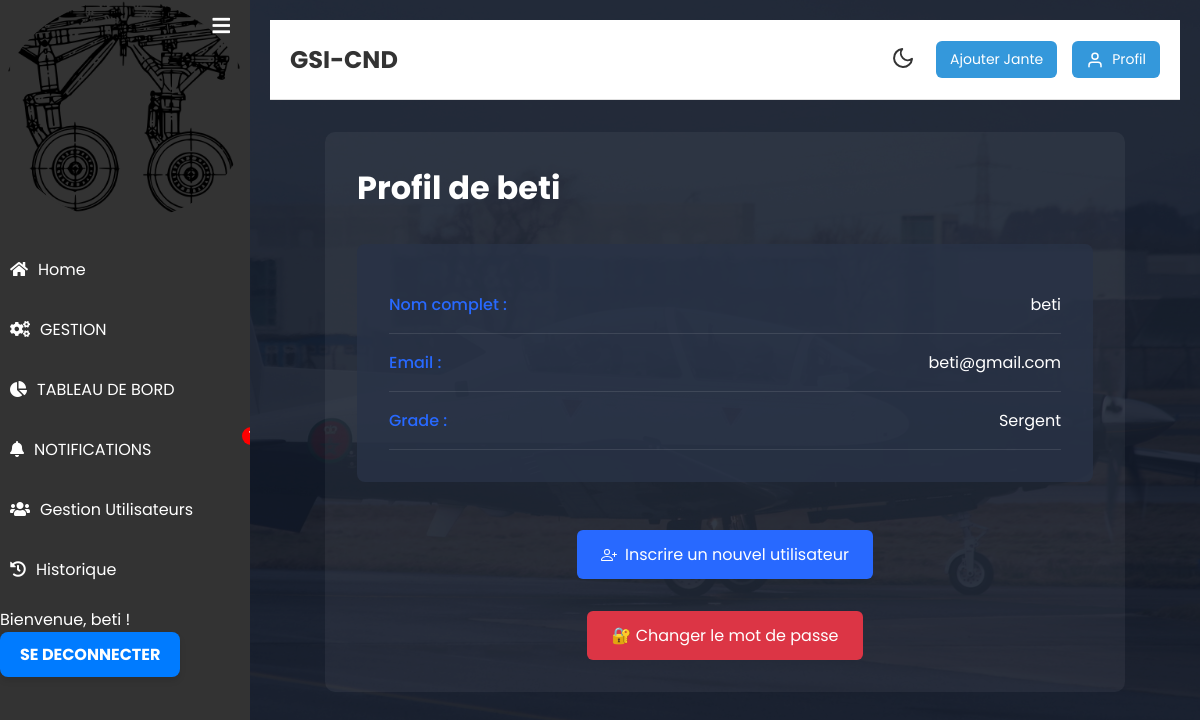
Screenshot of /profile/ (signed in) with the database file from the repository.
### authentification/models.py (models this page shows)
class User(AbstractUser):
    GRADE_CHOICES = (
        ('SGT', 'Sergent'),
        ('SCH', 'Sous-chef'),
        ('ADJ', 'Adjudant'),
        ('ADC', 'Adjudant-chef'),
        ('SLT', 'Sous-lieutenant'),
        ('LT', 'Lieutenant'),
        ('CNE', 'Capitaine'),
        ('CDT', 'Commandant'),
        ('LT-COL', 'Lieutenant-colonel'),
        ('COL', 'Colonel'),
    )
    grade = models.CharField(
        max_length=10,
        choices=GRADE_CHOICES,
        verbose_name='Grade',
        default='SGT'
    )
    def get_grade_display(self):
        return dict(self.GRADE_CHOICES).get(self.grade, self.grade)

### blog/views.py (the view)
# urls.py: path('profile/', blog_views.user_profile, name='user_profile'),
@login_required
def user_profile(request):
    return render(request, 'blog/user_profile.html', {'user': request.user})

### blog/context_processors.py (called while the page is built)
def notifications_processor(request):
    if request.user.is_authenticated:
        return {
            'notifications': Notification.objects.filter(is_read=False).order_by('-created_at')
        }
    return {}  # Ne retourne rien si l'utilisateur n'est pas connecté

### blog/templates/blog/user_profile.html (shortened to what this page needs)
{% extends "blog/base_blog.html" %}
{% block content %}
<div class="user-profile-container">
    <h1>Profil de {{ user.username }}</h1>
    <div class="user-info-card">
        <div class="user-info-item">
            <span class="info-label">Nom complet :</span>
            <span class="info-value">
                {% if user.is_superuser %}
                    {{ user.username }}
                {% else %}
                    {{ user.first_name }} {{ user.last_name }}
                {% endif %}
            </span>
        </div>
        <div class="user-info-item">
            <span class="info-label">Email :</span>
            <span class="info-value">{{ user.email }}</span>
        </div>
        <div class="user-info-item">
            <span class="info-label">Grade :</span>
            <span class="info-value">{{ user.get_grade_display }}</span>
        </div>
    </div>
    <div class="admin-actions">
        {% if user.is_superuser %}
            <a href="{% url 'signup' %}" class="btn-signup">
                Inscrire un nouvel utilisateur
            </a>
        {% else %}
            <div class="alert-box">
                🚫 Fonction réservée aux administrateurs.
            </div>
        {% endif %}
        <div class="admin-actions" style="text-align:center; margin-top: 2rem;">
            <a href="{% url 'changer_mot_de_passe' %}" class="btn-signup" style="background: #dc3545;">
                🔐 Changer le mot de passe
            </a>
        </div>
    </div>
</div>
{% endblock %}

### blog/templates/blog/zone_gauche.html (shortened to what this page needs)
{% load static %}
<div id="sidebar" class="sidebar">
    <button id="toggle-sidebar" title="Ouvrir / Fermer la barre latérale" class="sidebar-toggle">
        <i id="sidebar-icon" class="fas fa-bars"></i>
    </button>
    <div class="sidebar-header">
        <div class="app-icon">
            <img src="{% static 'img/jante.webp' %}" alt="Jante" style="width: 100%; height: auto;">
        </div>
    </div>
    <ul class="sidebar-list">
        <li class="sidebar-list-item {% if request.resolver_match.url_name == 'home' %}active{% endif %}">
            <a href="{% url 'home' %}">
                <i class="fas fa-home"></i>
                <span>Home</span>
            </a>
        </li>
        <li class="sidebar-list-item {% if request.resolver_match.url_name == 'gestion' %}active{% endif %}">
            <a href="{% url 'gestion' %}">
                <i class="fas fa-cogs"></i>
                <span>GESTION</span>
            </a>
        </li>
        <li class="sidebar-list-item {% if request.resolver_match.url_name == 'TABLEAU_BORD' %}active{% endif %}">
            <a href="{% url 'TABLEAU_BORD' %}">
                <i class="fas fa-chart-pie"></i>
                <span>TABLEAU DE BORD</span>
            </a>
        </li>
        <li class="sidebar-list-item {% if request.resolver_match.url_name == 'NOTIFICATIONS' %}active{% endif %}">
            <a href="{% url 'NOTIFICATIONS' %}" class="notification-link" style="position: relative;">
                <i class="fas fa-bell"></i>
                <span>NOTIFICATIONS</span>
                <span id="notif-count" class="notif-badge" style="display: none;">0</span>
            </a>
        </li>
        {% if user.is_superuser %}
        <li class="sidebar-list-item {% if request.resolver_match.url_name == 'user_management' %}active{% endif %}">
            <a href="{% url 'user_management' %}">
                <i class="fas fa-users"></i>
                <span>Gestion Utilisateurs</span>
            </a>
        </li>
        <li class="sidebar-list-item {% if request.resolver_match.url_name == 'action_history' %}active{% endif %}">
            <a href="{% url 'action_history' %}">
                <i class="fas fa-history"></i>
                <span>Historique</span>
            </a>
        </li>
        {% endif %}
    </ul>
    <div class="account-info">
        <div class="account-info-name">Bienvenue, {{ user.username }} !</div>
        {% if user.is_authenticated %}
            <a href="{% url 'logout' %}" class="logout-link">SE DECONNECTER</a>
        {% endif %}
    </div>
</div>
<link href="https://cdnjs.cloudflare.com/ajax/libs/font-awesome/5.15.4/css/all.min.css" rel="stylesheet">

### blog/static/blog/home.css (style rules this page uses)
* { box-sizing: border-box; margin: 0; padding: 0; }
body, html { height: 100%; width: 100%; font-family: "Poppins", sans-serif; background-image: url("/static/img/T6-C.jpg"); background-size: cover; background-position: center; background-repeat: no-repeat; color: #fff; }
.sidebar { width: 250px; background-color: #333; color: white; height: 100%; position: fixed; top: 0; left: 0; overflow-y: auto; }
.sidebar-header { text-align: center; margin-bottom: 20px; }
.sidebar-header img { width: 100px; height: auto; border-radius: 50%; }
.sidebar-list { list-style: none; }
.sidebar-list-item { margin-bottom: 15px; }
.sidebar-list-item a { text-decoration: none; color: #fff; display: flex; align-items: center; padding: 10px; border-radius: 5px; transition: background-color 0.3s ease; }
button, .action-button { background-color: #2869ff; color: #fff; border: none; padding: 5px 10px; border-radius: 5px; cursor: pointer; font-size: 12px; transition: background-color 0.3s ease; }
.logout-link { display: inline-block; background-color: #007bff; color: #ffffff; padding: 10px 20px; border-radius: 8px; text-decoration: none; font-weight: bold; text-align: center; transition: background-color 0.3s ease, transform 0.2s ease; box-shadow: 0 4px 6px rgba(0, 0, 0, 0.1); }
body::after { content: "MODE CLAIR ACTIF"; position: fixed; bottom: 0; right: 0; background: red; color: white; font-size: 12px; padding: 4px 8px; z-index: 9999; }
#toggle-sidebar { transition: all 0.3s ease; }

### blog/templates/blog/base_blog.html (style rules this page uses)
.sidebar .sidebar-list-item i { margin-right: 0.5rem; }

### blog/templates/blog/zone_gauche.html (style rules this page uses)
.sidebar-toggle { position: absolute; top: 10px; right: 10px; background: none; border: none; color: white; font-size: 20px; cursor: pointer; z-index: 1001; }
.notif-badge { position: absolute; top: 0; right: -10px; background-color: red; color: white; font-size: 11px; font-weight: bold; padding: 2px 6px; border-radius: 12px; display: flex; align-items: center; justify-content: center; min-width: 18px; height: 18px; }
.sidebar .sidebar-list-item i { margin-right: 10px; }

### blog/templates/blog/user_profile.html (style rules this page uses)
.user-profile-container { max-width: 800px; margin: 2rem auto; padding: 2rem; background: rgba(255, 255, 255, 0.05); border-radius: 10px; }
.user-info-card { background: rgba(40, 50, 70, 0.8); padding: 2rem; border-radius: 8px; margin: 2rem 0; }
.user-info-item { display: flex; justify-content: space-between; padding: 1rem 0; border-bottom: 1px solid rgba(255, 255, 255, 0.1); }
.info-label { font-weight: 500; color: #2869ff; }
.info-value { color: #ffffff; }
.admin-actions { text-align: center; margin-top: 3rem; }
.btn-signup { display: inline-flex; align-items: center; gap: 0.5rem; padding: 12px 24px; background: #2869ff; color: white; border-radius: 6px; text-decoration: none; transition: transform 0.2s, background 0.3s; }

### rows the page displays
User: username "beti", email "beti@gmail.com", grade "Sergent"
